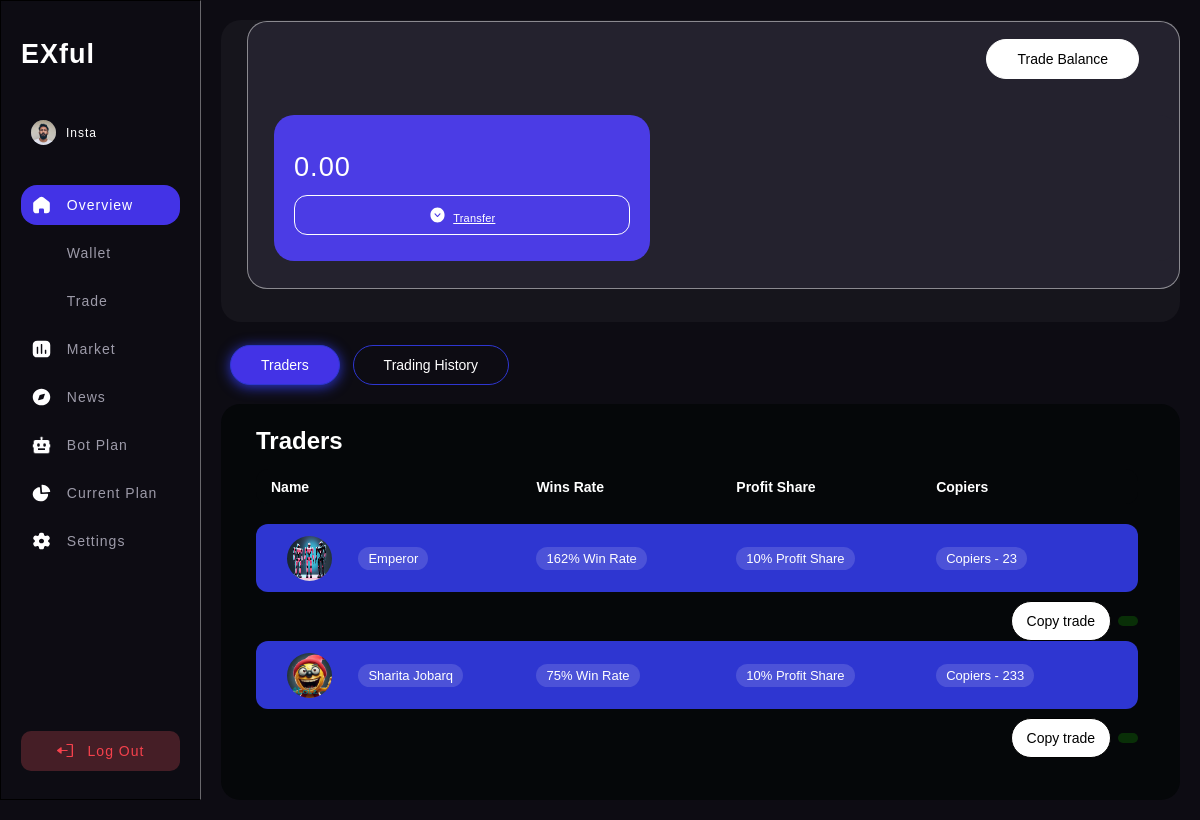
The page /trade/ (signed in) on the database its author committed.
### dash/models.py (models this page shows)
class NewTrader(models.Model):
       id = models.CharField(max_length=36, primary_key=True, default=generate_deposit_id, editable=False)
       profile_image = models.ImageField(upload_to='images/')
       trader_name = models.CharField(max_length=255, default='New Trader')
       profit_share = models.CharField(max_length=255, default='20')
       category  = models.CharField(max_length=255, default='Crypto')
       wins = models.IntegerField(null=True)
       losses = models.IntegerField(null=True)
       copiers = models.IntegerField(default=45)
       copy_max = models.IntegerField(null=True)
       minimum_deposit = models.DecimalField(max_digits=10, decimal_places=2)
       bio = models.TextField()

### dash/views.py (the view)
# urls.py: path('trade/', views.trade, name='trade'),
@login_required
def trade(request):
    user = request.user
    username = user.username
    extenduser = ExtendUser.objects.get(user=request.user)
    currency_symbol = extenduser.get_currency_symbol()
    try:
        user_database = UserDatabase.objects.get(user=user)
    except UserDatabase.DoesNotExist:
        user_database = None
    if user_database:
        trader = user_database.trader
        user_trades = Trades.objects.filter(trader_key=trader)
    else:
        user_trades = None
    traders = NewTrader.objects.all()
    for trader in traders:
        trader.profile_url = reverse('trader_profile', args=[trader.id])
    context = {
        'traders': traders,
        'username': username,
        'currency': currency_symbol,
        'user_trades': user_trades,
    }
    if user_database is not None:
        context['trade_balance'] = user_database.trade_balance
    if user_database is not None:
        if user_database.trader is not None:
            context['trade_trader'] = user_database.trader
    else:
        pass
    return render(request, 'dashboard/trade.html', context)

### dash/models.py (called while the page is built)
      def get_currency_symbol(self):
        currency_symbols = {
            'EUR': '€',
            'GBP': '£',
            'AUD': 'AU$',
            'USD': '$'
        }
        return currency_symbols.get(self.currency, '')

### dash/templates/dashboard/trade.html (shortened to what this page needs)
{% load static %}
<!DOCTYPE html>
<html data-wf-page="6637cf06f2e89b3f533f1b6c" data-wf-site="66302dd7bd5484465eacc02e">
<head>
  <link href="{% static 'css/normalize.css' %}" rel="stylesheet" type="text/css">
  <link href="{% static 'css/webflow.css'  %}" rel="stylesheet" type="text/css">
  <link href="{% static 'css/exful.webflow.css' %}" rel="stylesheet" type="text/css">
</head>
<body class="body-2">
  <div class="section-16">
    <nav class="nav light">
      <div class="nav-wrap">
        <div class="nav-top">
          <a href="#" class="logo-link w-inline-block">
            <h1 class="heading-34">EXful</h1>
          </a>
          <div class="profile-wrap"><img src="{% static 'images/profile-img_1profile-img.jpg' %}" loading="lazy" alt="" class="profile-img">
            <p class="paragraph-2">{% if username %}{{ username }}{% else %}Stranger{% endif %}</p>
          </div>
          <div class="nav-menu mb-10">
            <a href="/dashboard/" aria-current="page" class="nav-link actave w-inline-block w--current"><img src="{% static 'images/Home.svg' %}" loading="lazy" alt="" class="nimg">
              <p class="nvh">Overview</p>
            </a>
            <a href="/wallet/" class="nav-link w-inline-block">
              <p class="nvh">Wallet</p><img src="{% static 'images/Wallet.svg' %}" loading="lazy" alt="" class="nimg">
            </a>
            <a href="/trade/" class="nav-link w-inline-block">
              <p class="nvh">Trade</p><img src="{% static 'images/Activity.svg' %}" loading="lazy" alt="" class="nimg">
            </a>
            <a href="/market/" class="nav-link w-inline-block">
              <p class="nvh">Market</p><img src="{% static 'images/Chart_1.svg' %}" loading="lazy" alt="" class="nimg">
            </a>
            <a href="/news/" class="nav-link w-inline-block">
              <p class="nvh">News</p><img src="{% static 'images/Discovery.svg' %}" loading="lazy" alt="" class="nimg">
            </a>
            <a href="/bot_plan/" class="nav-link w-inline-block">
              <p class="nvh">Bot Plan</p><img src="{% static 'images/bot.png' %}" loading="lazy" alt="" class="nimg">
            </a>
            <a href="/current-plans/" class="nav-link w-inline-block">
              <p class="nvh">Current Plan</p><img src="{% static 'images/Graph.svg' %}" loading="lazy" alt="" class="nimg">
            </a>
            <a href="/accountsettings/" class="nav-link w-inline-block">
              <p class="nvh">Settings</p><img src="{% static 'images/Setting.svg' %}" loading="lazy" alt="" class="nimg">
            </a>
          </div>
        </div>
        <div class="nav-bot">
          <a href="/signout/" class="nav-link red w-inline-block">
            <div class="embed-icon w-embed"></div>
            <p class="paragraph-4">Log Out</p>
          </a>
        </div>
      </div>
    </nav>
    <div class="content-2">
      <div class="content-left">
        <div class="div-block-242">
          <div class="stat-wrap">
            <div data-current="Tab 1" data-easing="ease" data-duration-in="300" data-duration-out="100" class="tabs nknk w-tabs">
              <div class="tabs-menu-4 w-tab-menu">
                <a data-w-tab="Tab 1" class="tab-link-tab-1-2 w-inline-block w-tab-link w--current">
                  <div class="text-block-56">Trade Balance</div>
                </a>
              </div>
              <div class="w-tab-content">
                <div data-w-tab="Tab 1" class="w-tab-pane w--tab-active">
                  <div class="stat-wrap okada kkk">
                    <div class="div-block-239 lla">
                      <h1 class="balance">{% if trade_balance %} {{currency}}{{trade_balance}} {% else %}{{currency}}0.00{% endif %}</h1>
                      <a id="w-node-f45b0b93-4a8c-a4fc-2611-a3fe50cb2b5d-ba61a5b6" href="/transfer/" style="color: white;" class="depo balance-action">
                        <img src="{% static 'images/Arrow---Down-Circle.svg' %}" alt="" class="image-11">
                        <div class="text-block-17">Transfer</div>
                      </a>
                    </div>
                  </div>
                </div>
              </div>
            </div>
          </div>
          <div data-current="Tab 1" data-easing="ease" data-duration-in="300" data-duration-out="100" class="w-tabs">
            <div class="tabs-menu-11 w-tab-menu">
              <a data-w-tab="Tab 1" class="tab-link-tab-1-8 w-inline-block w-tab-link w--current">
                <div>Traders</div>
              </a>
              <a data-w-tab="Tab 2" class="tab-link-tab-1-8 w-inline-block w-tab-link">
                <div>Trading History</div>
              </a>
            </div>
            <div class="w-tab-content">
                <div data-w-tab="Tab 1" class="w-tab-pane w--tab-active">
                  <div class="div-block-250 ju">
                    <div class="div-block-251">
                      <h3 class="heading-13">Traders</h3>
                    </div>
                    <div class="trader-holder">
                      <div class="div-block-252 d77">
                        <div id="w-node-_2411c73e-b0cc-62b4-dc7d-5607009e6dd3-533f1b6c" class="selected-trader">
                          <div class="div-block-256 llm lml lum">
                            <div class="text-block-27">Name</div>
                          </div>
                        </div>
                        <div id="w-node-_2411c73e-b0cc-62b4-dc7d-5607009e6ddc-533f1b6c" class="div-block-257">
                          <div class="div-block-256 llm lml">
                            <div class="text-block-27">Wins Rate</div>
                          </div>
                        </div>
                        <div id="w-node-_2411c73e-b0cc-62b4-dc7d-5607009e6de2-533f1b6c" class="div-block-256 llm lml">
                          <div class="text-block-27">Profit Share</div>
                        </div>
                        <div id="w-node-_2411c73e-b0cc-62b4-dc7d-5607009e6de7-533f1b6c" class="div-block-256 llm lml">
                          <div class="text-block-27">Copiers</div>
                        </div>
                      </div>
                    </div>
                    <div class="trader-holder">
                      {% for trader in traders %}
                      <div class="div-block-252">
                        <div id="w-node-e861a741-adc6-9872-da4b-7893d8990308-533f1b6c" class="selected-trader">
                          <div class="div-block-254 ihi">
                            <div class="div-block-255">
                              <a href="{{ trader.profile_url }}">
                                <img src="{{ MEDIA_URL }}{{ trader.profile_image.url }}" loading="lazy"
                                     sizes="(max-width: 479px) 44.796875px, (max-width: 767px) 100vw, (max-width: 1279px) 44.796875px, (max-width: 1439px) 3vw, 44.796875px"
                                     alt="" class="image-20">
                            </a>
                          </div>
                          </div>
                          <div class="div-block-256">
                            <div class="trader-name indicate">{{ trader.trader_name }}</div>
                          </div>
                        </div>
                        <div id="w-node-e861a741-adc6-9872-da4b-7893d8990311-533f1b6c" class="div-block-257">
                          <div class="div-block-256 llm">
                            <div class="win-offset indicate">{{ trader.wins }}% Win Rate</div>
                          </div>
                        </div>
                        <div id="w-node-e861a741-adc6-9872-da4b-7893d8990317-533f1b6c" class="div-block-256 llm">
                          <div class="copiers indicate">{{ trader.profit_share }}% Profit Share</div>
                        </div>
                        <div id="w-node-e861a741-adc6-9872-da4b-7893d899031c-533f1b6c" class="div-block-256 llm">
                          <div class="current-pnl indicate">Copiers - {{ trader.copy_max }}</div>
                        </div>
                      </div>
                      <div class="div-block-299">
                        <a href="{{ trader.profile_url }}" class="cptrade w-button">Copy trade</a>
                        <div class="activ-e active">
                        </div>
                      </div>
                      {% endfor %}
                    </div>
                  </div>
                </div>
              </div>
            </div>
          </div>
        </div>
      </div>
    </div>
</body>
</html>

### dash/static/css/webflow.css (style rules this page uses)
* { -webkit-box-sizing: border-box; -moz-box-sizing: border-box; box-sizing: border-box; }
html { height: 100%; }
body { margin: 0; min-height: 100%; background-color: #fff; font-family: Arial, sans-serif; font-size: 14px; line-height: 20px; color: #333; }
img { max-width: 100%; vertical-align: middle; display: inline-block; }
.w-inline-block { max-width: 100%; display: inline-block; }
.w-button { display: inline-block; padding: 9px 15px; background-color: #3898EC; color: white; border: 0; line-height: inherit; text-decoration: none; cursor: pointer; border-radius: 0; }
h1, h2, h3, h4, h5, h6 { font-weight: bold; margin-bottom: 10px; }
h1 { font-size: 38px; line-height: 44px; margin-top: 20px; }
h3 { font-size: 24px; line-height: 30px; margin-top: 20px; }
p { margin-top: 0; margin-bottom: 10px; }
.w-embed:before, .w-embed:after { content: " "; display: table; grid-column-start: 1; grid-row-start: 1; grid-column-end: 2; grid-row-end: 2; }
.w-embed:after { clear: both; }
.w-tabs { position: relative; }
.w-tabs:before, .w-tabs:after { content: " "; display: table; grid-column-start: 1; grid-row-start: 1; grid-column-end: 2; grid-row-end: 2; }
.w-tabs:after { clear: both; }
.w-tab-menu { position: relative; }
.w-tab-link { position: relative; display: inline-block; vertical-align: top; text-decoration: none; padding: 9px 30px; text-align: left; cursor: pointer; color: #222222; background-color: #dddddd; }
.w-tab-link.w--current { background-color: #C8C8C8; }
.w-tab-content { position: relative; display: block; overflow: hidden; }
.w-tab-pane { position: relative; display: none; }
.w--tab-active { display: block; }

### rows shown on the page
NewTrader: profile_image (picture), trader_name "Emperor", wins "162", profit_share "10", copy_max "23"
NewTrader: profile_image (picture), trader_name "Sharita Jobarq", wins "75", profit_share "10", copy_max "233"

### other values the page prints
{{ username }} "Insta"
